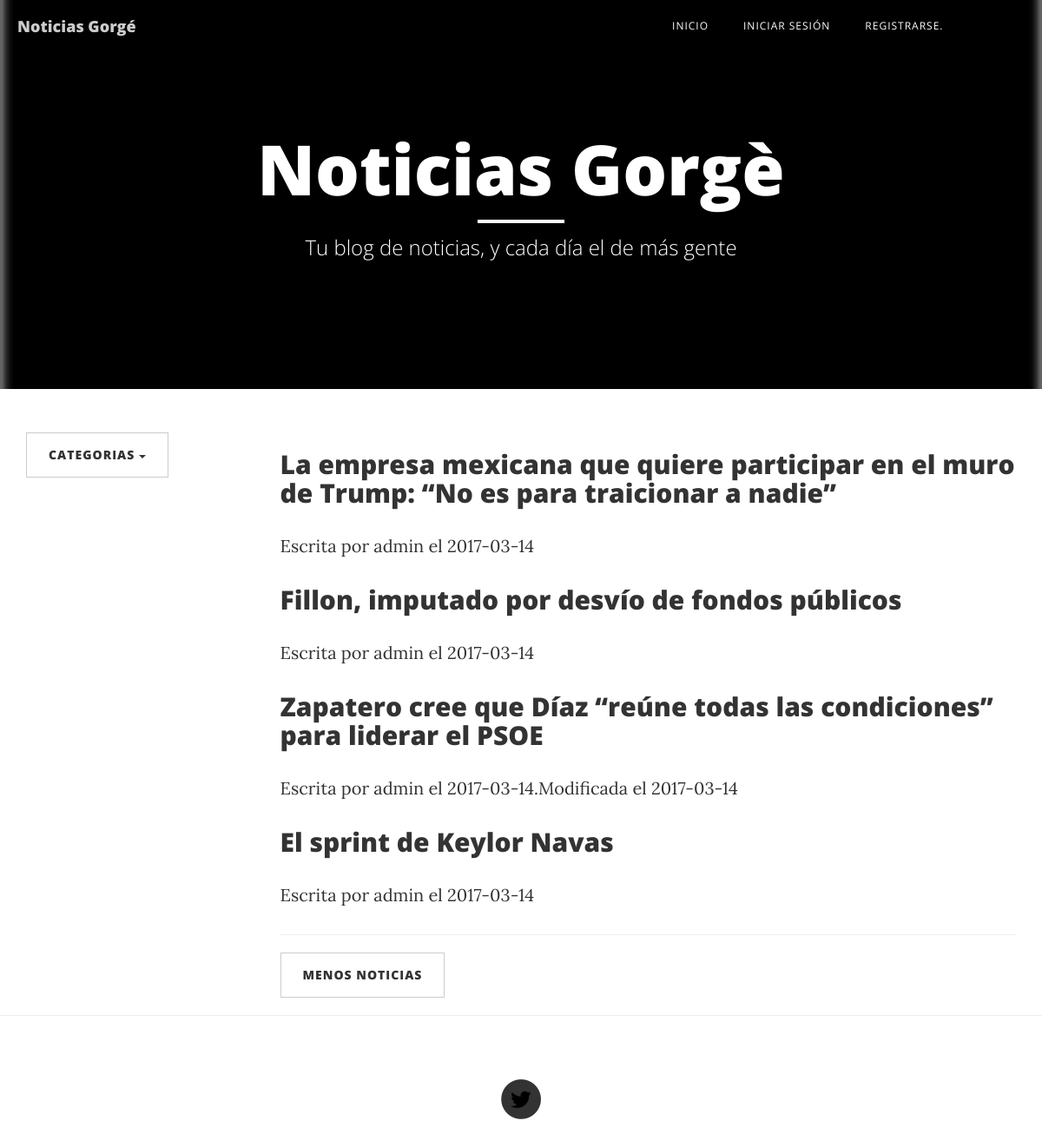
Page /todas.php on the earlier database version.
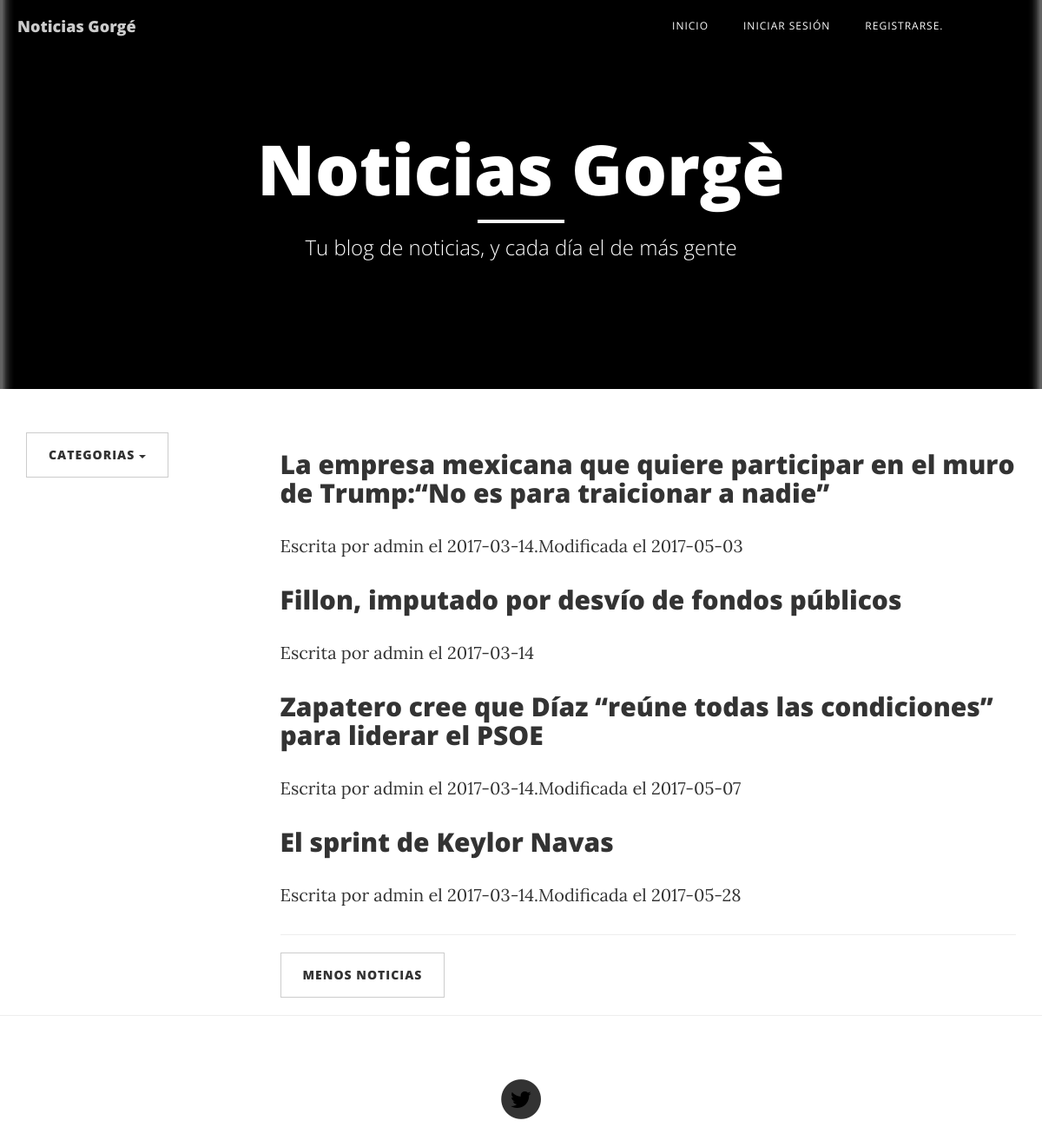
Same page on the later database version.
### tables this page shows
CREATE TABLE `noticia` (
  `idNoticia` int(11) NOT NULL,
  `titular` varchar(255) NOT NULL,
  `cuerpo` text NOT NULL,
  `fCreacion` date NOT NULL,
  `fPublicacion` date NOT NULL,
  `fModificacion` date DEFAULT NULL,
  `idUsuario` int(11) NOT NULL,
  `idCategoria` int(5) NOT NULL,
  `image` varchar(255) NOT NULL
);

CREATE TABLE `usuarios` (
  `idUsuario` int(11) NOT NULL,
  `tipo` enum('admin','comun') NOT NULL,
  `password` varchar(50) NOT NULL,
  `email` varchar(255) NOT NULL,
  `nombre_usuario` varchar(50) NOT NULL,
  `fecha_registro` date NOT NULL,
  `tema` varchar(255) DEFAULT 'Predeterminado'
);

### todas.php (the view, shortened to what this page needs)
<!DOCTYPE html>
<html lang="en">
<?php
  include("header.php");
  require_once("conexionbd.php");
?>
<head>
    <link href="vendor/font-awesome/css/font-awesome.min.css" rel="stylesheet" type="text/css">
</head>
<body>
    <header class="intro-header" style="background-image: url('img/images.png')">
        <div class="container">
            <div class="row">
                <div class="col-lg-8 col-lg-offset-2 col-md-10 col-md-offset-1">
                    <div class="page-heading">
                        <h1>Noticias Gorgè</h1>
                        <hr class="small">
                        <span class="subheading">Tu blog de noticias, y cada día
                        el de más gente</span>
                    </div>
                </div>
            </div>
        </div>
    </header>
    <div class="container">
        <div class="row">
          <?php
          include("categoriaslist.php")
           ?>
            <div class="col-lg-9 col-lg-offset-2 col-md-10 col-md-offset-1">
                          <?php
                                    if ($result = $connection->query("SELECT *
                                        FROM noticia  join usuarios on noticia.idUsuario
                                        =usuarios.idusuario order by idNoticia DESC ;")) {
                                             while($obj = $result->fetch_object()) {
                                                 echo "<div class='post-preview'>";
                                                 echo "<h2 class='post-title'>";
                                                 echo "<a href='notcompleta.php?id=$obj->idNoticia'>$obj->titular</a>";
                                                 echo "</h2>";
                                                 echo "</div>";
                                                 if ($obj->fModificacion!=NULL) {
                                                   echo'<p class="post-meta">Escrita por '.$obj->nombre_usuario.' el '.$obj->fCreacion.'.Modificada el '.$obj->fModificacion.'</p>';
                                                 }else{
                                                   echo'<p class="post-meta">Escrita por '.$obj->nombre_usuario.' el '.$obj->fCreacion.'</p>';
                                                 }                                             }
                                           }
                            ?>
                <hr>
                <button type="submit" class="btn btn-default"><a href="index.php">Menos noticias</a></button>
            </div>
        </div>
    </div>
        <?php
        include("footer.php");
         ?>
</body>
</html>

Differences in the rows shown:
changed noticia: titular "La empresa mexicana que quiere participar en el muro de Trump: “No es para traicionar a nadie”" → "La empresa mexicana que quiere participar en el muro de Trump:“No es para traicionar a nadie”"; fModificacion (not shown) → "2017-05-03"
changed noticia "Zapatero cree que Díaz “reúne todas las condiciones” para liderar el PSOE": fModificacion "2017-03-14" → "2017-05-07"
changed noticia "El sprint de Keylor Navas": fModificacion (not shown) → "2017-05-28"
